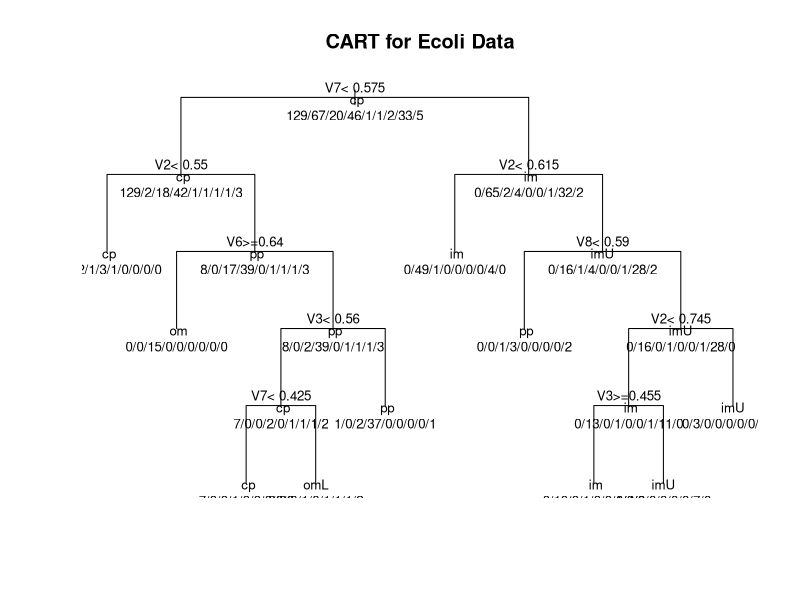
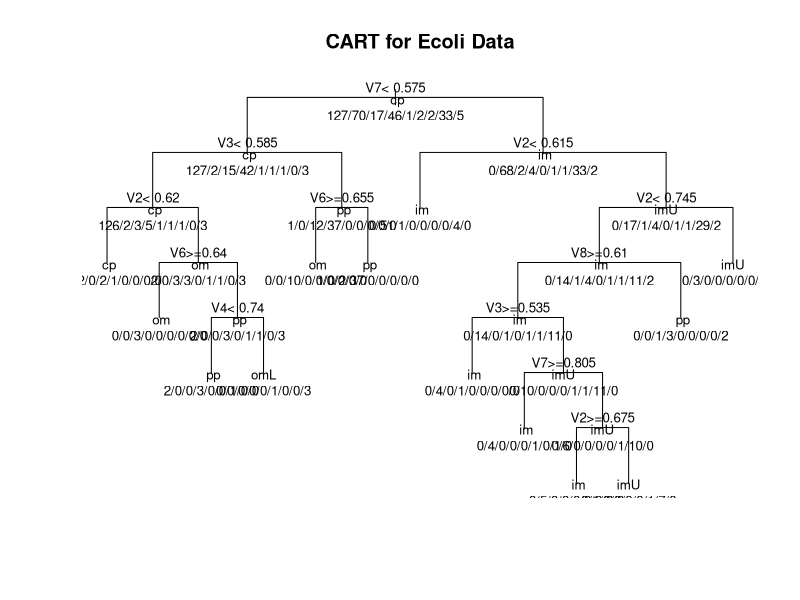
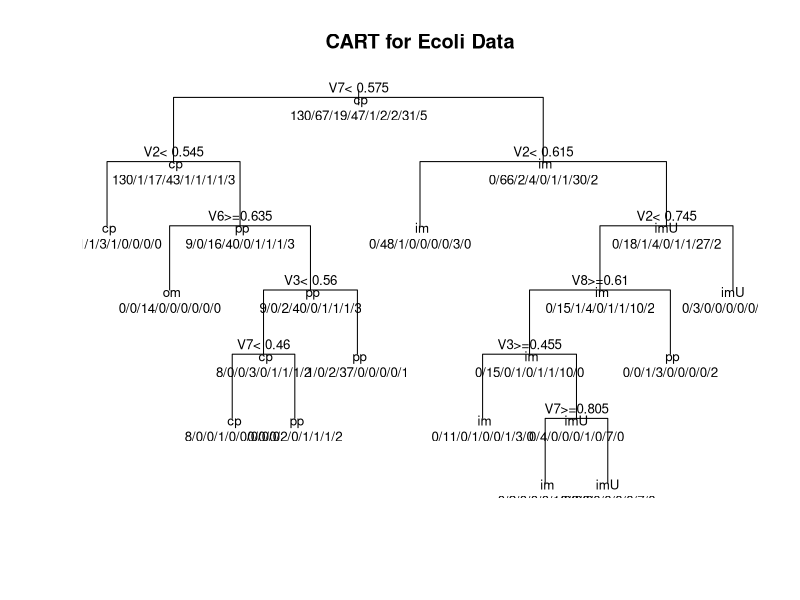
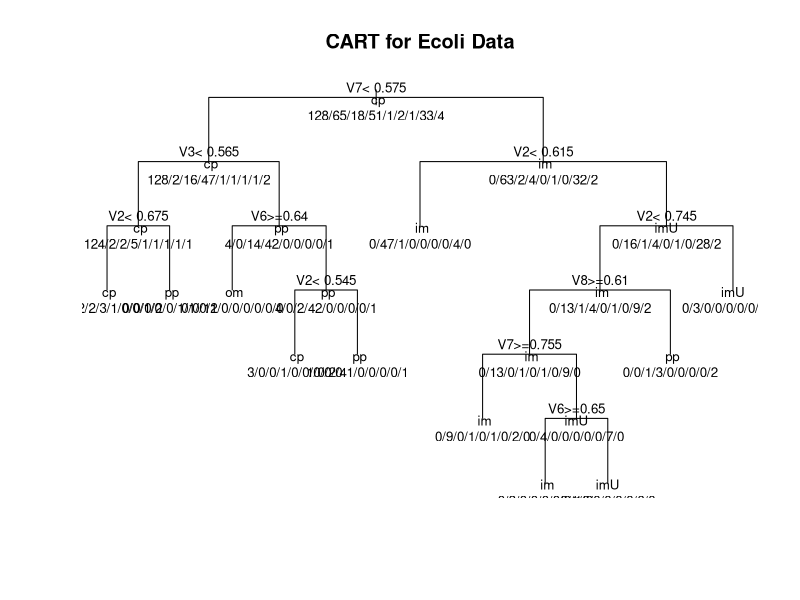
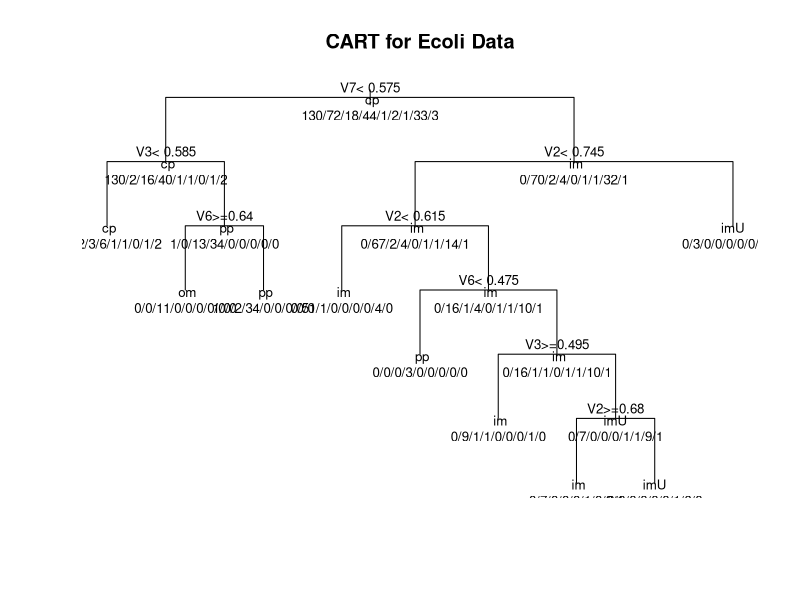
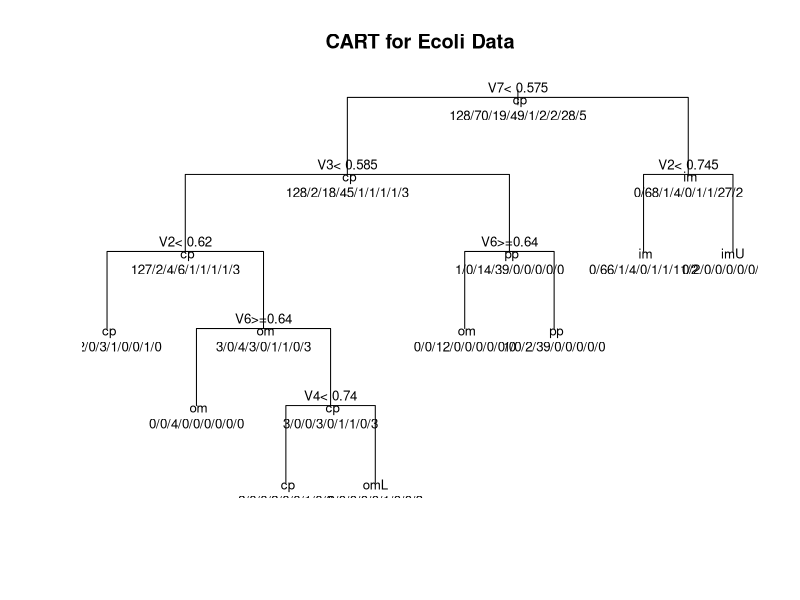
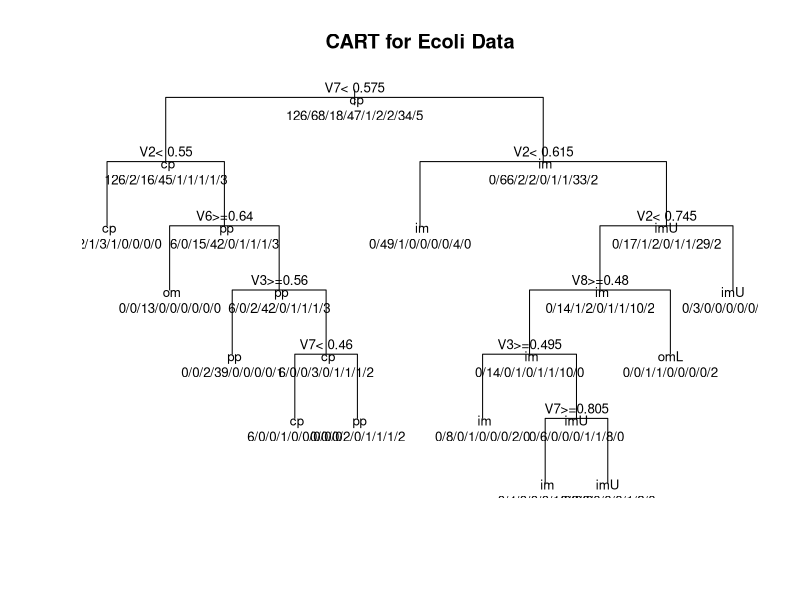
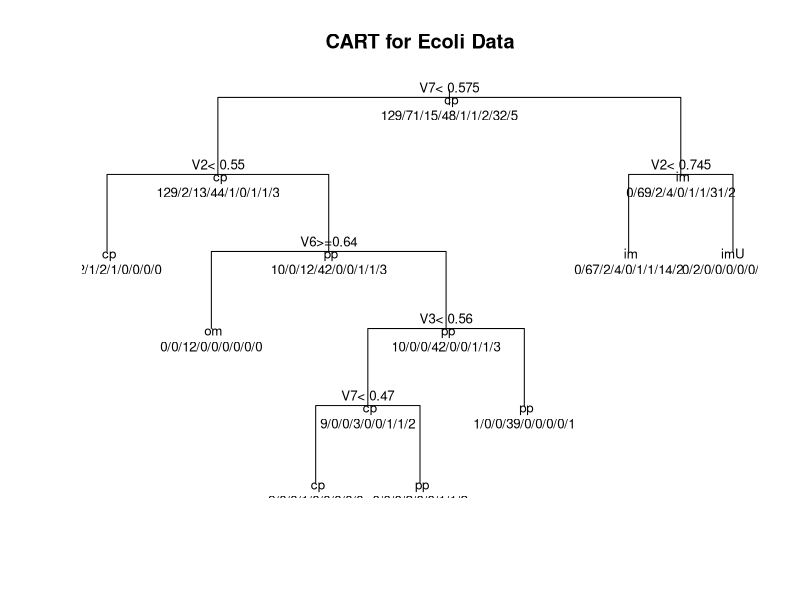

Source code (R) for these figures, in order:
library(rpart)										#include the rpart library
set.seed(as.integer(Sys.time()))					#set the seed for a random generator using the current time
indata <- read.csv("newEcoli.csv", header=FALSE)		#read the input file into indata
rand <- sample(nrow(indata))						#generate a random order for indata's rows
indata <- indata[rand,]								#scramble indata based on this random order
classData <- indata[1]								#store a mapping between classifications and original line numbers or row names(classData is a data frame)
minimumSplit <- 10									#set the minSplit to be 10
minimumBucket <- minimumSplit/3						#minBucket will be 3
k <- 10												#use 10 folds for validation
numElems <- nrow(indata)/k							#find the size of each fold
valid <- 0											#initialize valid to be 0
for(i in 1:k)	#loop once for each fold
{
	testData <- indata[(i*numElems-numElems+1):(i*numElems), ]	#pull out the test fold
	modelData <- indata[1:(i*numElems-numElems+1) , ]			#pull out everything before the test data for the model
	temp <- indata[(i*numElems):nrow(indata), ]					#pull out everything after the test data
	modelData <- rbind(modelData, temp)							#and put it in the model

	#create the model using modelData
	fit <- rpart(V1 ~ V2 + V3 + V4 + V5 + V6 + V7 + V8, method="class", data=modelData, control=rpart.control(minsplit = minimumSplit, minBucket = minimumBucket) )
	plot(fit, uniform=TRUE, main="CART for Ecoli Data")			#plot the model
	text(fit, use.n=TRUE, all=TRUE, cex=.8)						#make it look a bit nicer
	post(fit, file="tree.ps", title="CART for Ecoli Data")		#output a file of the plot

	preds <- predict(fit, testData)								#predict classifications for the test data
	predFrame <- as.data.frame(preds)							#store it in a data frame
	predCols <- colnames(predFrame)								#get the possible predicted values
	corCount <- 0												#initialize the number correct to 0
	for(j in 1:nrow(predFrame))									#loop over each prediction
	{
		rowNum <- row.names(predFrame[j, ])				#find the row name
		maxCol <- which.max(predFrame[j,])				#find which value the instance was predicted to be
		if(classData[rowNum,] == predCols[maxCol])		#if the predicted value matches the actual classification
		{
			corCount <- corCount + 1					#update the correct count
		}
	}
	corCount <- corCount / numElems						#calculate the average correct for this fold
	valid <- valid + corCount							#add it to valid
}

valid <- valid / k			#claculate the average correctness of all folds
print(valid)				#print it out
